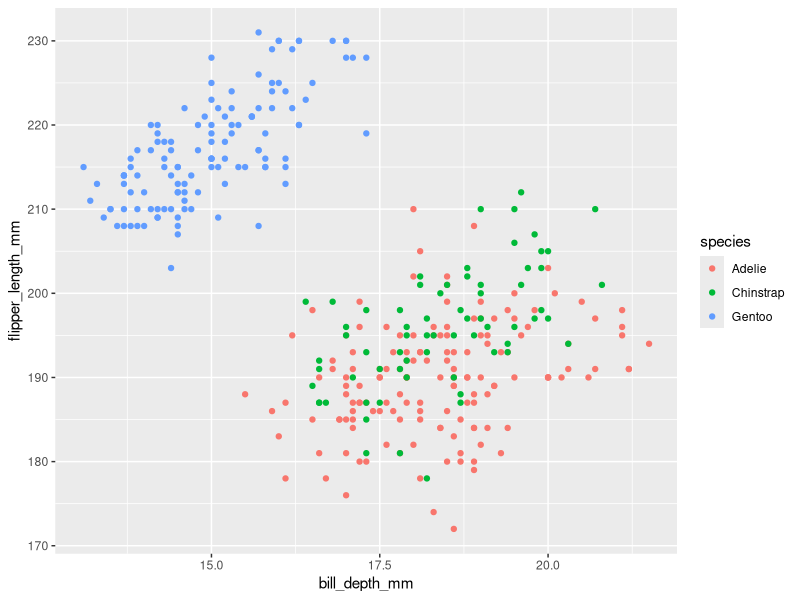
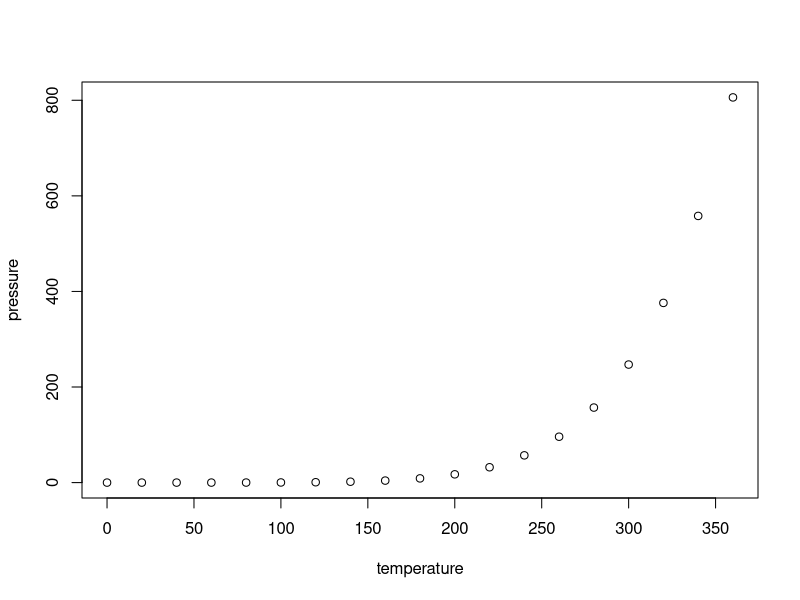

Reproduce these figures in R, in order.
## ---- chunk 1
knitr::opts_chunk$set(echo = TRUE)
## ---- chunk 2
library(tidyverse)
library(palmerpenguins)
## ---- chunk 3
library(palmerpenguins)
data(package = 'palmerpenguins')
ggplot(penguins, aes(x = bill_depth_mm , y = flipper_length_mm, color = species)) +
geom_point()
## ---- chunk 4
summary(cars)
## ---- chunk 5
plot(pressure)
